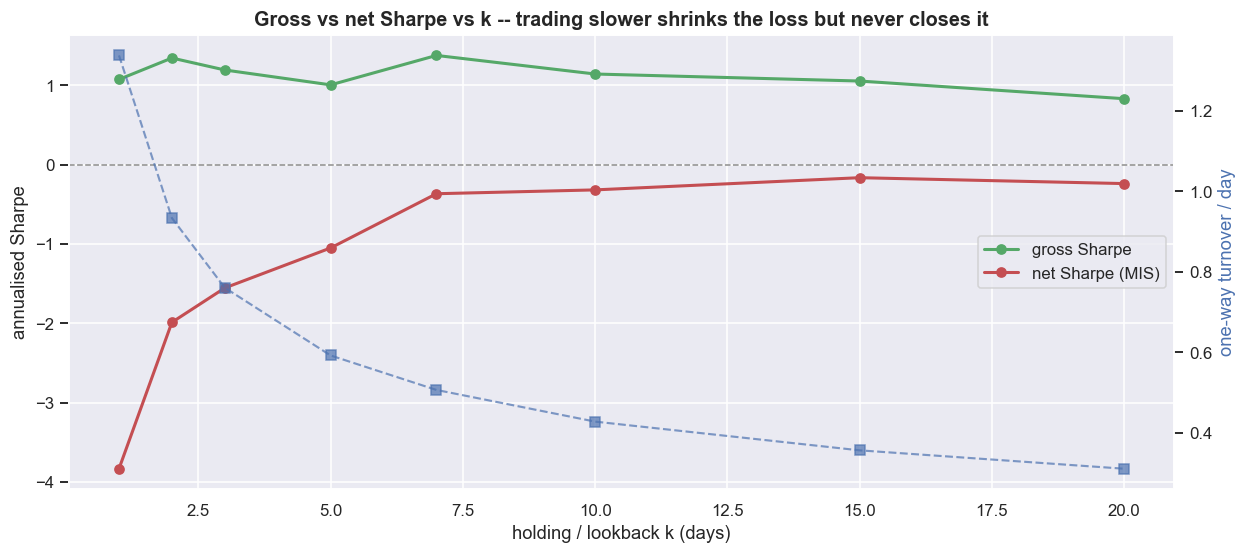

Generate this figure with Python:
ks = [1, 2, 3, 5, 7, 10, 15, 20]
res = []
for k in ks:
    b, _ = backtest(residSN, k, COST_MIS)
    res.append(dict(k=k, gross=perf(b['gross'])['sharpe'], net=perf(b['net'])['sharpe'],
                    turn=b['turn'].mean()))
R = pd.DataFrame(res).set_index('k')

fig, ax = plt.subplots(figsize=(11.5, 5.2))
ax.plot(R.index, R['gross'], 'o-', color=C['green'], lw=2, label='gross Sharpe')
ax.plot(R.index, R['net'],   'o-', color=C['red'],   lw=2, label='net Sharpe (MIS)')
ax.axhline(0, color=C['grey'], lw=1.0, ls='--')
ax.set_xlabel('holding / lookback k (days)'); ax.set_ylabel('annualised Sharpe')
ax.set_title('Gross vs net Sharpe vs k -- trading slower shrinks the loss but never closes it')
ax.legend(loc='center right')
ax2 = ax.twinx()
ax2.plot(R.index, R['turn'], 's--', color=C['blue'], lw=1.4, alpha=.7, label='turnover/day')
ax2.set_ylabel('one-way turnover / day', color=C['blue']); ax2.grid(False)
plt.tight_layout(); plt.show()
print(R.round(2).to_string())
print('Slower trading helps via turnover, not via a better signal. The edge cannot out-run the toll.')
